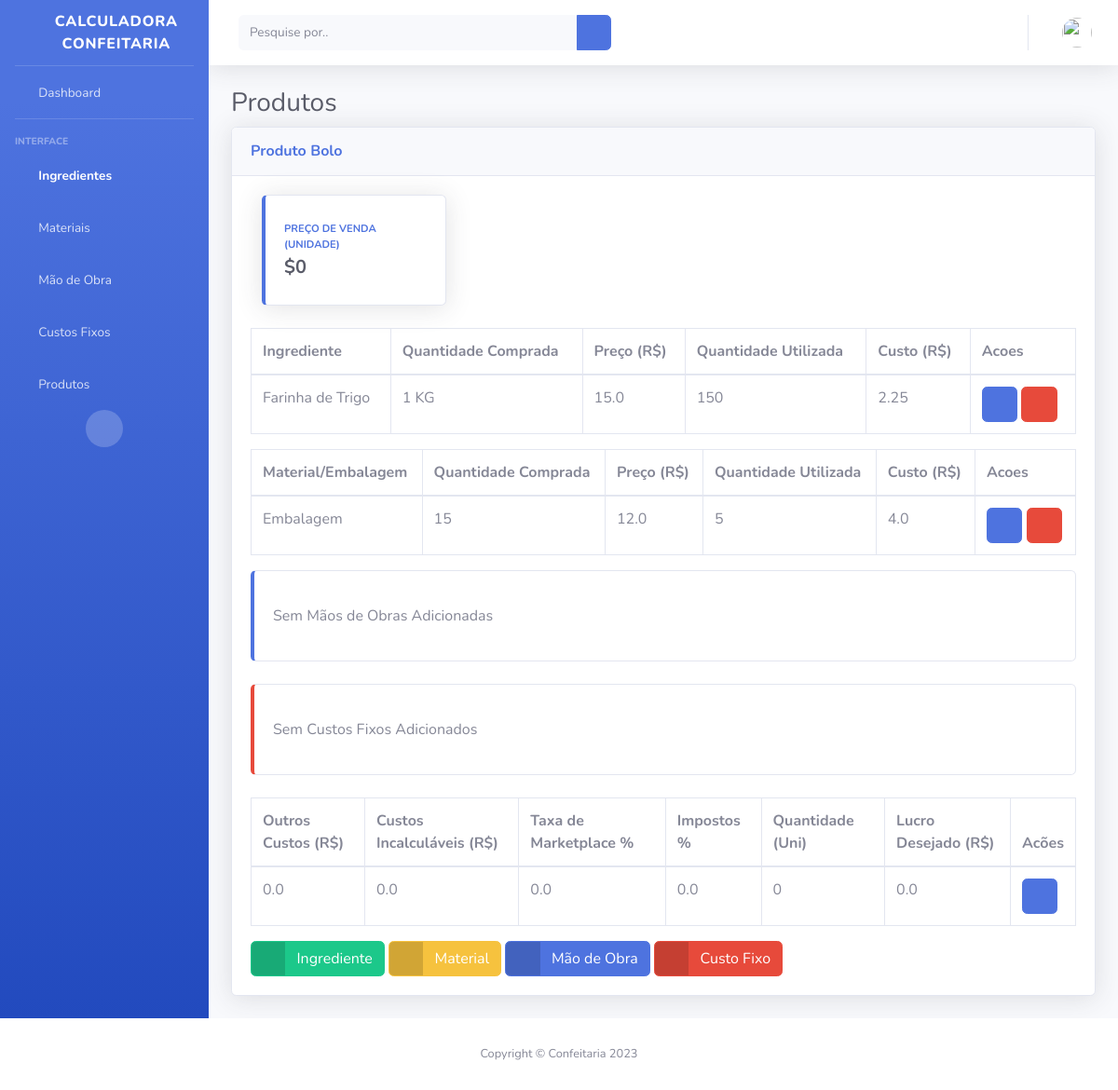
The page /product/2 (signed in) on the database its author committed.
### myapp/models.py (models this page shows, shortened)
class Product(models.Model):
    user = models.ForeignKey(CustomUser, blank=False, on_delete=models.CASCADE)
    name = models.CharField(_("Nome do Produto:"), db_column='name', max_length=100, blank=False)
    another_expenses = models.FloatField(_("Outros Custos (R$):"), db_column='another_expenses', blank=True)
    incalculable_expenses = models.FloatField(_("Custos Incalculáveis (R$):"), db_column='incalculable_expenses',
                                              blank=True)
    marketplace_tax = models.FloatField(_("Taxa de Comissão em Marketplace %:"), db_column='marketplace_tax',
                                        blank=True)
    taxes = models.FloatField(_("Impostos:"), db_column='taxes', blank=True)
    quantity = models.IntegerField(
        _("Quantidade Desejada:"), db_column='quantity', blank=True)
    profit = models.FloatField(_("Lucro Desejado (R$):"), db_column='profit', blank=True)
    class Meta:
        ordering = ["name"]

class PercentIngredient(models.Model):
    ingredient = models.ForeignKey(Ingredient, blank=True, on_delete=models.CASCADE)
    percent = models.IntegerField(
        _("Quantidade Usada:"), db_column='percent', blank=False)
    measure = models.CharField(_("Medida do Pacote:"), max_length=8, choices=MEASURES_CHOICES)
    product = models.ForeignKey(Product, blank=True, on_delete=models.CASCADE)
    class Meta:
        ordering = ["ingredient"]

class Ingredient(models.Model):
    user = models.ForeignKey(CustomUser, blank=True, on_delete=models.CASCADE)
    name = models.CharField(_("Nome do Item:"), db_column='name', max_length=100, blank=False)
    quantity = models.IntegerField(
        _("Quantidade do Pacote:"), db_column='quantity', blank=False)
    measure = models.CharField(_("Medida do Pacote:"), max_length=8, choices=MEASURES_CHOICES)
    price = models.FloatField(_("(R$) Valor do Pacote:"), db_column='price', blank=False)
    def __str__(self):
        return self.name
    class Meta:
        ordering = ["name"]

class PercentMaterial(models.Model):
    material = models.ForeignKey(Material, blank=True, on_delete=models.CASCADE)
    percent = models.IntegerField(
        _("Quantidade Usada:"), db_column='percent', blank=False)
    product = models.ForeignKey(Product, blank=True, on_delete=models.CASCADE)
    class Meta:
        ordering = ["material"]

class Material(models.Model):
    user = models.ForeignKey(CustomUser, blank=True, on_delete=models.CASCADE)
    name = models.CharField(_("Nome do Item:"), db_column='name', max_length=100, blank=False)
    quantity = models.IntegerField(
        _("Quantidade Comprada:"), db_column='quantity', blank=False)
    price = models.FloatField(_("(R$) Preço do Pacote de Embalagem:"), db_column='price', blank=False)
    def __str__(self):
        return self.name
    class Meta:
        ordering = ["name"]

### myapp/views.py (the view)
# urls.py: path('product/<int:id>',
@login_required
def product(request, id):
    product = Product.objects.get(id=id)
    percent_ingredient_form = PercentIngredientForm()
    current_user = request.user
    percent_ingredient_form.fields["ingredient"].queryset = Ingredient.objects.filter(user_id=current_user.id)
    percent_material_form = PercentMaterialForm()
    percent_material_form.fields["material"].queryset = Material.objects.filter(user_id=current_user.id)
    percent_labor_form = PercentLaborForm()
    percent_labor_form.fields["labor"].queryset = Labor.objects.filter(user_id=current_user.id)
    percent_cost_form = PercentCostForm()
    percent_cost_form.fields["cost"].queryset = Cost.objects.filter(user_id=current_user.id)
    percent_ingredients = product.percentingredient_set.all()
    percent_materials = product.percentmaterial_set.all()
    percent_labors = product.percentlabor_set.all()
    percent_costs =product.percentcost_set.all()
    price_unity = generate_price_unity(product)
    return render(
        request, 'product.html', {
            'product': product,
            'percent_ingredient_form': percent_ingredient_form,
            'percent_material_form': percent_material_form,
            'percent_labor_form': percent_labor_form,
            'percent_cost_form': percent_cost_form,
            'percent_ingredients': percent_ingredients,
            'percent_materials': percent_materials,
            'percent_labors': percent_labors,
            'percent_costs': percent_costs,
            'price_unity': price_unity
        }
    )

### myapp/templates/product.html (shortened to what this page needs)
{% extends "base.html" %}
{% block content %}
{% load mathfilters %}
<h1 class="h3 mb-2 text-gray-800">Produtos</h1>
<div class="card shadow mb-4">
    <div class="card-header py-3">
        <h6 class="m-0 font-weight-bold text-primary">Produto {{ product.name }}</h6>
    </div>
    <div class="card-body">
        <div class="col-xl-3 col-md-6 mb-4">
            <div class="card border-left-primary shadow h-100 py-2">
                <div class="card-body">
                    <div class="row no-gutters align-items-center">
                        <div class="col mr-2">
                            <div class="text-xs font-weight-bold text-primary text-uppercase mb-1">
                                Preço de Venda (Unidade)</div>
                            <div class="h5 mb-0 font-weight-bold text-gray-800">${{price_unity}}</div>
                        </div>
                        <div class="col-auto">
                            <i class="fas fa-dollar-sign fa-2x text-gray-300"></i>
                        </div>
                    </div>
                </div>
            </div>
        </div>
        {% if percent_ingredients %}
        <div class="table-responsive" style="margin-top:5px">
            <table class="table table-bordered" width="100%" cellspacing="0">
                <thead>
                    <tr>
                        <th scope="col">Ingrediente</th>
                        <th scope="col">Quantidade Comprada</th>
                        <th scope="col">Preço (R$)</th>
                        <th scope="col">Quantidade Utilizada</th>
                        <th scope="col">Custo (R$)</th>
                        <th scope="col">Acoes</th>
                    </tr>
                </thead>
                <tbody>
                    {% for percent_ingredient in percent_ingredients%}
                    <tr>
                        <td>{{ percent_ingredient.ingredient.name }}</td>
                        <td>{{ percent_ingredient.ingredient.quantity }}{{ " "}}{{ percent_ingredient.ingredient.measure }}</td>
                        <td>{{ percent_ingredient.ingredient.price }}</td>
                        <td>{{ percent_ingredient.percent }}</td>
                        {% if percent_ingredient.measure != percent_ingredient.ingredient.measure %}
                            {% with calc=percent_ingredient.ingredient.quantity|mul:1000 %}
                            <td>{{percent_ingredient.percent|div:calc|mul:percent_ingredient.ingredient.price }}</td>
                             {% endwith %}
                        {% else %}
                            <td> {{percent_ingredient.percent|div:percent_ingredient.ingredient.quantity|mul:percent_ingredient.ingredient.price }}</td>
                        {% endif %}
                        <td>
                            <a type="button" class="btn btn-primary" href="/percent-labor-delete/{{ percent_labor.id }}"> <i class="fas fa-edit"></i></a></a>
                            <a type="button" class="btn btn-danger" href="/percent-ingredient-delete/{{ percent_ingredient.id }}"> <i class="fas fa-trash"></i></a></a>
                        </td>
                    </tr>
                    {% endfor %}
                </tbody>
            </table>
        </div>
        {% else %}
         <div class="card mb-4 py-3 border-left-success">
             <div class="card-body">
                 Sem Ingredientes Adicionados
             </div>
         </div>
        {% endif %}
        {% if percent_materials %}
        <div class="table-responsive">
            <table class="table table-bordered" width="100%" cellspacing="0">
                <thead>
                    <tr>
                        <th scope="col">Material/Embalagem</th>
                        <th scope="col">Quantidade Comprada</th>
                        <th scope="col">Preço (R$)</th>
                        <th scope="col">Quantidade Utilizada</th>
                        <th scope="col">Custo (R$)</th>
                        <th scope="col">Acoes</th>
                    </tr>
                </thead>
                <tbody>
                    {% for percent_material in percent_materials %}
                    <tr>
                        <td>{{ percent_material.material.name }}</td>
                        <td>{{ percent_material.material.quantity }}{{ " "}}{{ percent_material.material.measure }}</td>
                        <td>{{ percent_material.material.price }}</td>
                        <td>{{ percent_material.percent }}</td>
                        <td> {{percent_material.percent|div:percent_material.material.quantity|mul:percent_material.material.price }}</td>
                         <td>
                             <a type="button" class="btn btn-primary" href="/percent-labor-delete/{{ percent_labor.id }}"> <i class="fas fa-edit"></i></a></a>
                             <a type="button" class="btn btn-danger" href="/percent-material-delete/{{ percent_material.id }}"> <i class="fas fa-trash"></i></a></a>
                        </td>
                    </tr>
                    {% endfor %}
                </tbody>
            </table>
        </div>
        {% else %}
         <div class="card mb-4 py-3 border-left-warning">
             <div class="card-body">
                 Sem Materiais Adicionados
             </div>
         </div>
        {% endif %}
        {% if percent_costs%}
        <div class="table-responsive">
            <table class="table table-bordered" width="100%" cellspacing="0">
                <thead>
                    <tr>
                        <th scope="col">Mão de Obra</th>
                        <th scope="col">Salário (R$)</th>
                        <th scope="col">Horas/Mês</th>
                        <th scope="col">Horas Utilizadas</th>
                        <th scope="col">Custo (R$)</th>
                        <th scope="col">Acoes</th>
                    </tr>
                </thead>
                <tbody>
                    {% for percent_labor in percent_labors %}
                    <tr>
                        <td>{{ percent_labor.labor.name }}</td>
                        <td>{{ percent_labor.labor.salary }}</td>
                        <td>{{ percent_labor.labor.hours }}</td>
                         <td>{{ percent_labor.hours }}</td>
                        <td> {{percent_labor.hours|mul:percent_labor.labor.salary|div:percent_labor.labor.hours|floatformat:2 }}</td>
                         <td>
                             <a type="button" class="btn btn-primary" href="/percent-labor-delete/{{ percent_labor.id }}"> <i class="fas fa-edit"></i></a></a>
                             <a type="button" class="btn btn-danger" href="/percent-labor-delete/{{ percent_labor.id }}"> <i class="fas fa-trash"></i></a></a>
                        </td>
                    </tr>
                    {% endfor %}
                </tbody>
            </table>
        </div>
        {% else %}
        <div class="card mb-4 py-3 border-left-primary">
             <div class="card-body">
                 Sem Mãos de Obras Adicionadas
             </div>
         </div>
        {% endif %}
        {% if percent_costs%}
        <div class="table-responsive">
            <table class="table table-bordered" width="100%" cellspacing="0">
                <thead>
                    <tr>
                        <th scope="col">Custo Fixo</th>
                        <th scope="col">Preço (R$)</th>
                        <th scope="col">Horas/Mês</th>
                        <th scope="col">Horas Utilizadas</th>
                        <th scope="col">Custo (R$)</th>
                        <th scope="col">Acoes</th>
                    </tr>
                </thead>
                <tbody>
                    {% for percent_cost in percent_costs %}
                    <tr>
                        <td>{{ percent_cost.cost.name }}</td>
                        <td>{{ percent_cost.cost.price }}</td>
                        <td>{{ percent_cost.cost.hours }}</td>
                         <td>{{ percent_cost.hours }}</td>
                        <td> {{percent_cost.hours|mul:percent_cost.cost.price|div:percent_cost.cost.hours|floatformat:2 }}</td>
                         <td>
                             <a type="button" class="btn btn-primary" href="/percent-labor-delete/{{ percent_labor.id }}"> <i class="fas fa-edit"></i></a></a>
                             <a type="button" class="btn btn-danger" href="/percent-labor-delete/{{ percent_labor.id }}"> <i class="fas fa-trash"></i></a></a>
                        </td>
                    </tr>
                    {% endfor %}
                </tbody>
            </table>
        </div>
        {% else %}
        <div class="card mb-4 py-3 border-left-danger">
             <div class="card-body">
                 Sem Custos Fixos Adicionados
             </div>
         </div>
        {% endif %}
        <div class="table-responsive">
            <table class="table table-bordered" width="100%" cellspacing="0">
                <thead>
                    <tr>
                        <th scope="col">Outros Custos (R$)</th>
                        <th scope="col">Custos Incalculáveis (R$)</th>
                        <th scope="col">Taxa de Marketplace %</th>
                        <th scope="col">Impostos %</th>
                        <th scope="col">Quantidade (Uni)</th>
                        <th scope="col">Lucro Desejado (R$)</th>
                        <th scope="col">Acões</th>
                    </tr>
                </thead>
                <tbody>
                    <tr>
                        <td> {{product.another_expenses }}</td>
                        <td> {{product.incalculable_expenses }}</td>
                        <td> {{product.marketplace_tax }}</td>
                        <td> {{product.taxes }}</td>
                        <td> {{product.quantity }}</td>
                        <td> {{product.profit }}</td>
                        <td>
                            <a type="button" class="btn btn-primary" href="/product-update/{{ product.id }}"> <i class="fas fa-edit"></i></a></a>
                        </td>
                    </tr>
                </tbody>
            </table>
        </div>
        <a data-toggle="modal" data-target="#ingredientModal" class="btn btn-success btn-icon-split">
            <span class="icon text-white-50">
                <i class="fas fa-plus"></i>
            </span>
            <span class="text">Ingrediente</span>
        </a>
        <a data-toggle="modal" data-target="#materialModal" class="btn btn-warning btn-icon-split">
            <span class="icon text-white-50">
                <i class="fas fa-plus"></i>
            </span>
            <span class="text">Material</span>
        </a>
        <a data-toggle="modal" data-target="#laborModal" class="btn btn-primary btn-icon-split">
            <span class="icon text-white-50">
                <i class="fas fa-plus"></i>
            </span>
            <span class="text">Mão de Obra</span>
        </a>
        <a data-toggle="modal" data-target="#costModal" class="btn btn-danger btn-icon-split">
            <span class="icon text-white-50">
                <i class="fas fa-plus"></i>
            </span>
            <span class="text">Custo Fixo</span>
        </a>
                        {% load bootstrap %}
                        {% load bootstrap %}
                        {% load bootstrap %}
                        {% load bootstrap %}
    </div>
</div>
{% endblock %}

### rows shown on the page
Product: name "Bolo", another_expenses "0.0", incalculable_expenses "0.0", marketplace_tax "0.0", taxes "0.0", quantity "0", profit "0.0"
PercentIngredient: ingredient.name "Farinha de Trigo", ingredient.quantity "1", ingredient.measure "KG", ingredient.price "15.0", percent "150", percent|div "2.25"
PercentMaterial: material.name "Embalagem", material.quantity "15", material.price "12.0", percent "5", percent|div "4.0"

### other values the page prints
{{ price_unity }} "0"
